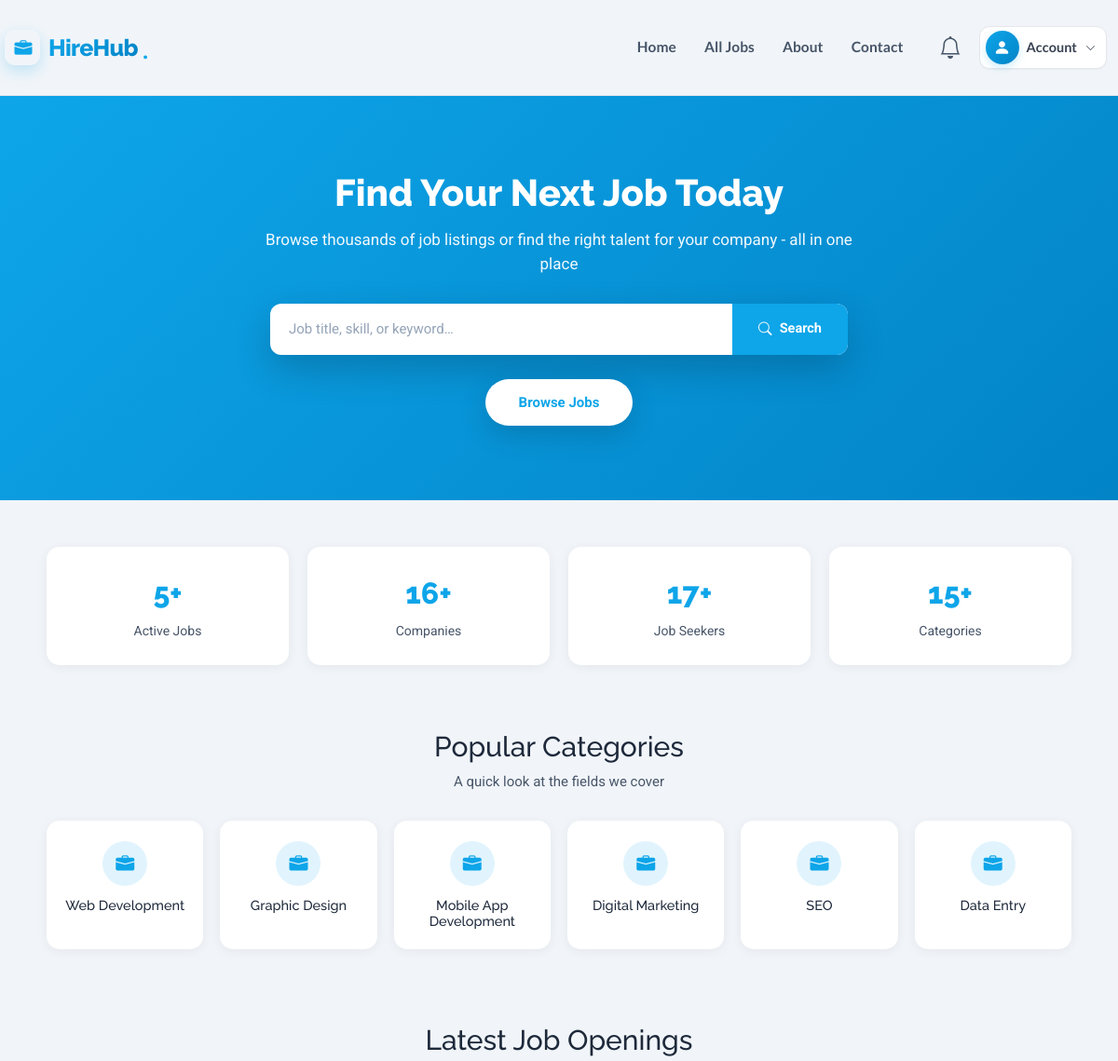
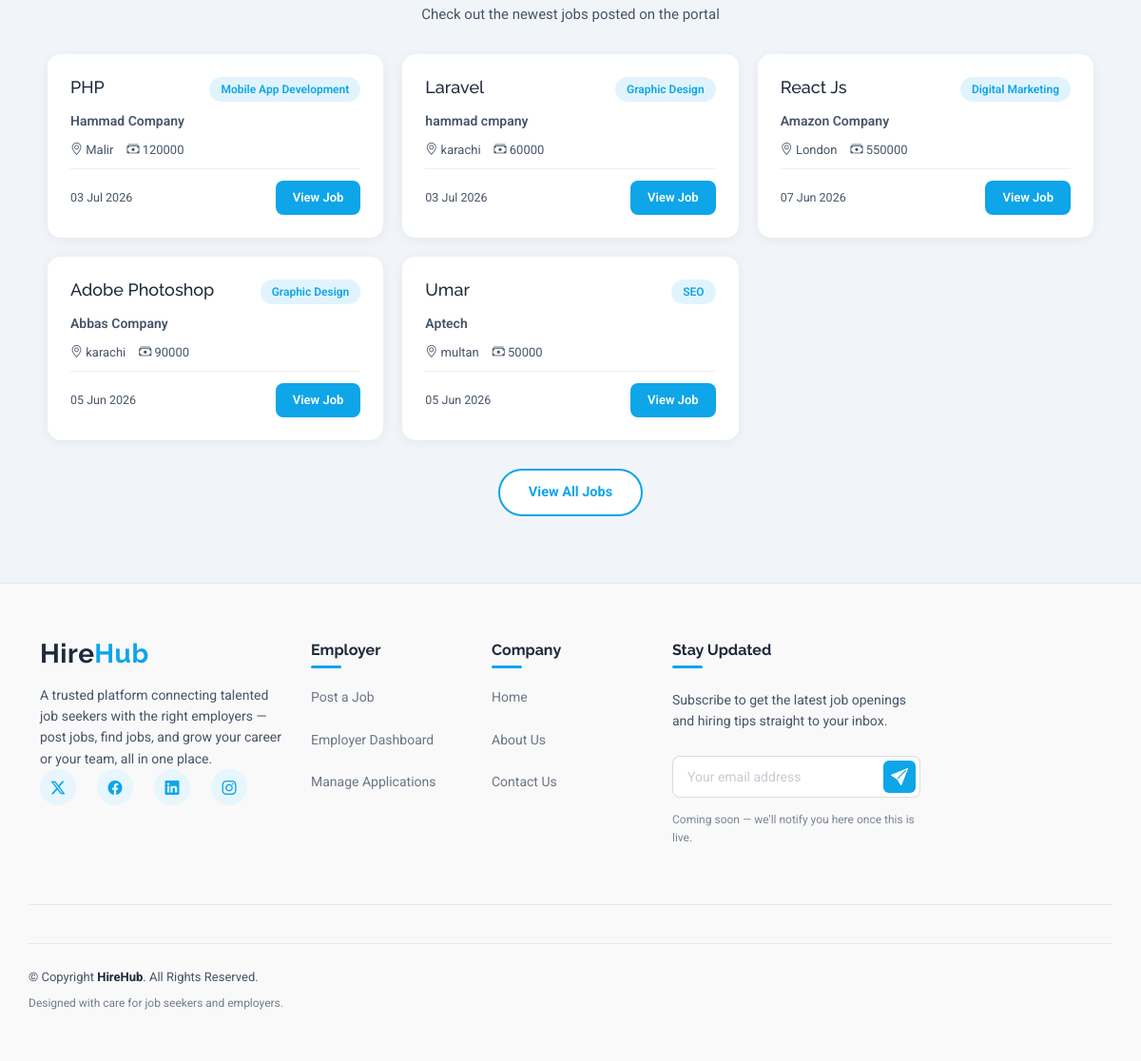
Screenshot of / (signed in) with the database file from the repository (2 pictures, top to bottom).
### tables this page shows
CREATE TABLE `categories` (
  `id` int(11) NOT NULL,
  `name` varchar(100) NOT NULL
);

CREATE TABLE `jobs` (
  `id` int(11) NOT NULL,
  `user_id` int(11) DEFAULT NULL,
  `title` varchar(255) DEFAULT NULL,
  `company` varchar(255) DEFAULT NULL,
  `location` varchar(255) DEFAULT NULL,
  `salary` varchar(100) DEFAULT NULL,
  `description` mediumtext DEFAULT NULL,
  `created_at` timestamp NOT NULL DEFAULT current_timestamp(),
  `category_id` int(11) DEFAULT NULL,
  `status` varchar(20) DEFAULT 'open',
  `job_type` enum('Full Time','Part Time','Internship','Contract','Remote','Hybrid') NOT NULL DEFAULT 'Full Time',
  `approval_status` varchar(20) DEFAULT 'pending',
  `required_skills` mediumtext DEFAULT NULL
);

### index.php (the view, shortened to what this page needs)
<?php
include "includes/config.php";
$jobsCountQuery = "select count(*) as total from jobs where status = 'open' and approval_status = 'approved'";
$jobsCountResult = mysqli_query($conn, $jobsCountQuery);
$jobsCountRow = mysqli_fetch_assoc($jobsCountResult);
$totalJobs = $jobsCountRow['total'];
$catCountQuery = "select count(*) as total from categories";
$catCountResult = mysqli_query($conn, $catCountQuery);
$catCountRow = mysqli_fetch_assoc($catCountResult);
$totalCategories = $catCountRow['total'];
$empCountQuery = "select count(*) as total from users where role = 'employer'";
$empCountResult = mysqli_query($conn, $empCountQuery);
$empCountRow = mysqli_fetch_assoc($empCountResult);
$totalEmployers = $empCountRow['total'];
$appCountQuery = "select count(*) as total from users where role = 'applicant'";
$appCountResult = mysqli_query($conn, $appCountQuery);
$appCountRow = mysqli_fetch_assoc($appCountResult);
$totalApplicants = $appCountRow['total'];
$categoriesQuery = "select id, name from categories limit 6";
$categoriesResult = mysqli_query($conn, $categoriesQuery);
$latestJobsQuery = "select jobs.id, jobs.title, jobs.company, jobs.location, jobs.salary, jobs.created_at,
                    categories.name as category_name
                    from jobs
                    left join categories on jobs.category_id = categories.id
                    where jobs.status = 'open'
                    order by jobs.created_at desc
                    limit 6";
$latestJobsResult = mysqli_query($conn, $latestJobsQuery);
?>
<?php
include "./includes/header.php";
?>
<section class="home-hero">
    <h1>Find Your Next Job Today</h1>
    <p>Browse thousands of job listings or find the right talent for your company - all in one place</p>
    <form class="home-search-bar" method="GET" action="jobs.php">
        <input type="text" name="search" placeholder="Job title, skill, or keyword…">
        <button type="submit" name="submit-search"><i class="bi bi-search"></i> Search</button>
    </form>
    <div class="hero-btn-wrap">
        <a href="jobs.php" class="btn-browse-jobs">Browse Jobs</a>
    </div>
</section>
<section class="stats-section">
    <div class="stats-grid">
        <div class="stat-box">
            <div class="num"><?php echo $totalJobs; ?>+</div>
            <div class="label">Active Jobs</div>
        </div>
        <div class="stat-box">
            <div class="num"><?php echo $totalEmployers; ?>+</div>
            <div class="label">Companies</div>
        </div>
        <div class="stat-box">
            <div class="num"><?php echo $totalApplicants; ?>+</div>
            <div class="label">Job Seekers</div>
        </div>
        <div class="stat-box">
            <div class="num"><?php echo $totalCategories; ?>+</div>
            <div class="label">Categories</div>
        </div>
    </div>
</section>
<section class="categories-section">
    <div class="section-heading">
        <h2>Popular Categories</h2>
        <p>A quick look at the fields we cover</p>
    </div>
    <div class="categories-grid">
        <?php
        if ($categoriesResult && mysqli_num_rows($categoriesResult) > 0) {
            while ($category = mysqli_fetch_assoc($categoriesResult)) {
        ?>
            <a href="jobs.php?filter=<?php echo (int)$category['id']; ?>&submit-filter=1#jobs-section" class="category-card">
                <div class="icon-circle"><i class="bi bi-briefcase-fill"></i></div>
                <h3><?php echo htmlspecialchars($category['name']); ?></h3>
            </a>
        <?php
            }
        } else {
        ?>
            <div class="no-jobs">No categories available yet.</div>
        <?php
        }
        ?>
    </div>
</section>
<section class="jobs-section">
    <div class="section-heading">
        <h2>Latest Job Openings</h2>
        <p>Check out the newest jobs posted on the portal</p>
    </div>
    <div class="jobs-grid">
        <?php
        if ($latestJobsResult && mysqli_num_rows($latestJobsResult) > 0) {
            while ($job = mysqli_fetch_assoc($latestJobsResult)) {
        ?>
            <div class="job-card">
                <div class="top-row">
                    <h3><?php echo htmlspecialchars($job['title']); ?></h3>
                    <span class="category-tag"><?php echo !empty($job['category_name']) ? htmlspecialchars($job['category_name']) : 'N/A'; ?></span>
                </div>
                <div class="company"><?php echo htmlspecialchars($job['company']); ?></div>
                <div class="meta">
                    <span><i class="bi bi-geo-alt"></i> <?php echo htmlspecialchars($job['location']); ?></span>
                    <span><i class="bi bi-cash-stack"></i> <?php echo htmlspecialchars($job['salary']); ?></span>
                </div>
                <div class="card-footer">
                    <span class="date-posted"><?php echo date('d M Y', strtotime($job['created_at'])); ?></span>
                    <a class="btn-apply" href="job-details.php?id=<?php echo (int)$job['id']; ?>">View Job</a>
                </div>
            </div>
        <?php
            }
        } else {
        ?>
            <div class="no-jobs">No jobs available yet.</div>
        <?php
        }
        ?>
    </div>
    <div class="view-all-wrap">
        <a href="jobs.php" class="btn-view-all">View All Jobs</a>
    </div>
</section>
<?php
include "./includes/footer.php";
?>

### rows the page displays
categories: name "Web Development"
categories: name "Graphic Design"
categories: name "Mobile App Development"
categories: name "Digital Marketing"
categories: name "SEO"
categories: name "Data Entry"
jobs: title "PHP", category.name "Mobile App Development", company "Hammad Company", location "Malir", salary "120000", created_at "03 Jul 2026"
jobs: title "Laravel", category.name "Graphic Design", company "hammad cmpany", location "karachi", salary "60000", created_at "03 Jul 2026"
jobs: title "React Js", category.name "Digital Marketing", company "Amazon Company", location "London", salary "550000", created_at "07 Jun 2026"
jobs: title "Adobe Photoshop", category.name "Graphic Design", company "Abbas Company", location "karachi", salary "90000", created_at "05 Jun 2026"
jobs: title "Umar", category.name "SEO", company "Aptech", location "multan", salary "50000", created_at "05 Jun 2026"

### other values shown
$totalJobs "5"
$totalEmployers "16"
$totalApplicants "17"
$totalCategories "15"
